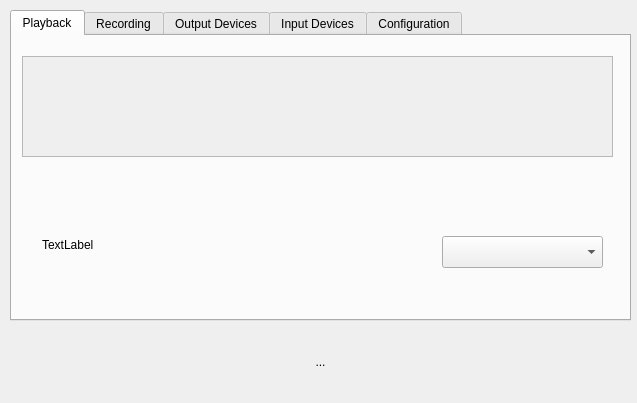
<?xml version="1.0" encoding="UTF-8"?>
<ui version="4.0">
 <class>mainWindow</class>
 <widget class="QMainWindow" name="mainWindow">
  <property name="geometry">
   <rect>
    <x>0</x>
    <y>0</y>
    <width>637</width>
    <height>403</height>
   </rect>
  </property>
  <property name="windowTitle">
   <string>MainWindow</string>
  </property>
  <widget class="QWidget" name="centralwidget">
   <widget class="QWidget" name="">
    <property name="geometry">
     <rect>
      <x>10</x>
      <y>10</y>
      <width>621</width>
      <height>361</height>
     </rect>
    </property>
    <layout class="QVBoxLayout" name="verticalLayout">
     <property name="spacing">
      <number>32</number>
     </property>
     <property name="rightMargin">
      <number>0</number>
     </property>
     <item>
      <widget class="QTabWidget" name="notebook">
       <property name="currentIndex">
        <number>0</number>
       </property>
       <widget class="QWidget" name="tab">
        <attribute name="title">
         <string>Playback</string>
        </attribute>
        <widget class="QScrollArea" name="scrollArea">
         <property name="geometry">
          <rect>
           <x>10</x>
           <y>20</y>
           <width>591</width>
           <height>101</height>
          </rect>
         </property>
         <property name="widgetResizable">
          <bool>true</bool>
         </property>
         <widget class="QWidget" name="scrollAreaWidgetContents">
          <property name="geometry">
           <rect>
            <x>0</x>
            <y>0</y>
            <width>587</width>
            <height>97</height>
           </rect>
          </property>
         </widget>
        </widget>
        <widget class="QLabel" name="label">
         <property name="geometry">
          <rect>
           <x>30</x>
           <y>200</y>
           <width>64</width>
           <height>18</height>
          </rect>
         </property>
         <property name="text">
          <string>TextLabel</string>
         </property>
        </widget>
        <widget class="QComboBox" name="comboBox">
         <property name="geometry">
          <rect>
           <x>430</x>
           <y>200</y>
           <width>161</width>
           <height>32</height>
          </rect>
         </property>
        </widget>
       </widget>
       <widget class="QWidget" name="tab_2">
        <attribute name="title">
         <string>Recording</string>
        </attribute>
       </widget>
       <widget class="QWidget" name="tab_3">
        <attribute name="title">
         <string>Output Devices</string>
        </attribute>
       </widget>
       <widget class="QWidget" name="tab_4">
        <attribute name="title">
         <string>Input Devices</string>
        </attribute>
       </widget>
       <widget class="QWidget" name="tab_5">
        <attribute name="title">
         <string>Configuration</string>
        </attribute>
       </widget>
      </widget>
     </item>
     <item>
      <widget class="QLabel" name="connectingLabel">
       <property name="enabled">
        <bool>true</bool>
       </property>
       <property name="minimumSize">
        <size>
         <width>609</width>
         <height>18</height>
        </size>
       </property>
       <property name="text">
        <string>...</string>
       </property>
       <property name="alignment">
        <set>Qt::AlignCenter</set>
       </property>
       <property name="margin">
        <number>17</number>
       </property>
      </widget>
     </item>
    </layout>
   </widget>
  </widget>
 </widget>
 <resources/>
 <connections/>
</ui>
